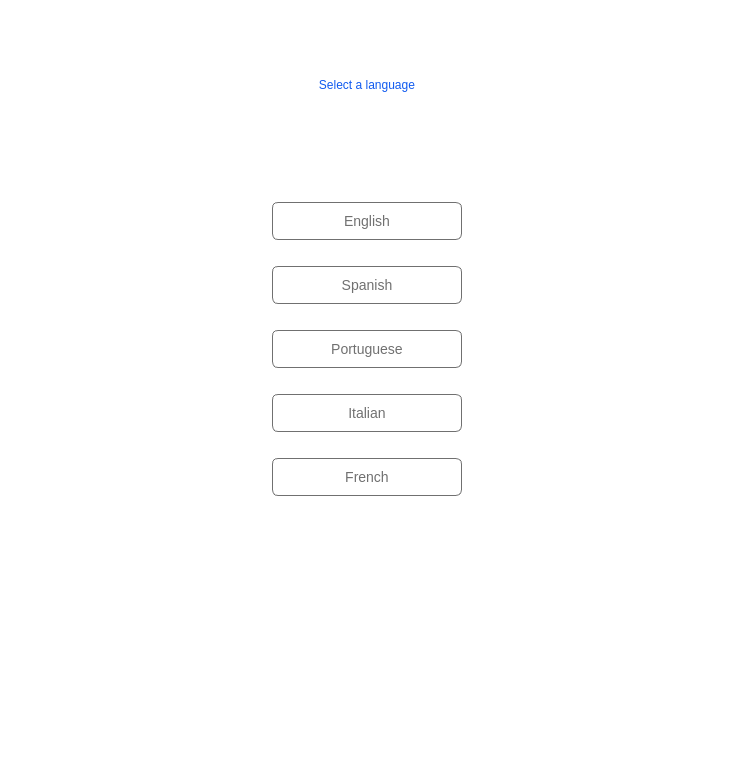
<?xml version="1.0" encoding="UTF-8"?>
<ui version="4.0">
 <class>TutorialLanguagesWidget</class>
 <widget class="QWidget" name="TutorialLanguagesWidget">
  <property name="geometry">
   <rect>
    <x>0</x>
    <y>0</y>
    <width>735</width>
    <height>759</height>
   </rect>
  </property>
  <property name="windowTitle">
   <string>Form</string>
  </property>
  <property name="styleSheet">
   <string notr="true">background-color:white;
border:none;</string>
  </property>
  <layout class="QVBoxLayout" name="verticalLayout_2" stretch="0,1,0,3,2">
   <property name="spacing">
    <number>0</number>
   </property>
   <property name="leftMargin">
    <number>0</number>
   </property>
   <property name="topMargin">
    <number>0</number>
   </property>
   <property name="rightMargin">
    <number>0</number>
   </property>
   <property name="bottomMargin">
    <number>0</number>
   </property>
   <item>
    <spacer name="verticalSpacer_2">
     <property name="orientation">
      <enum>Qt::Vertical</enum>
     </property>
     <property name="sizeType">
      <enum>QSizePolicy::Fixed</enum>
     </property>
     <property name="sizeHint" stdset="0">
      <size>
       <width>20</width>
       <height>40</height>
      </size>
     </property>
    </spacer>
   </item>
   <item alignment="Qt::AlignHCenter|Qt::AlignVCenter">
    <widget class="QLabel" name="labelTitle">
     <property name="enabled">
      <bool>true</bool>
     </property>
     <property name="sizePolicy">
      <sizepolicy hsizetype="Preferred" vsizetype="Preferred">
       <horstretch>0</horstretch>
       <verstretch>0</verstretch>
      </sizepolicy>
     </property>
     <property name="minimumSize">
      <size>
       <width>190</width>
       <height>40</height>
      </size>
     </property>
     <property name="maximumSize">
      <size>
       <width>16777215</width>
       <height>40</height>
      </size>
     </property>
     <property name="styleSheet">
      <string notr="true">color:#105aef;</string>
     </property>
     <property name="text">
      <string>Select a language</string>
     </property>
     <property name="alignment">
      <set>Qt::AlignHCenter|Qt::AlignTop</set>
     </property>
    </widget>
   </item>
   <item>
    <spacer name="verticalSpacer_3">
     <property name="orientation">
      <enum>Qt::Vertical</enum>
     </property>
     <property name="sizeType">
      <enum>QSizePolicy::Fixed</enum>
     </property>
     <property name="sizeHint" stdset="0">
      <size>
       <width>20</width>
       <height>20</height>
      </size>
     </property>
    </spacer>
   </item>
   <item>
    <layout class="QVBoxLayout" name="verticalLayout">
     <property name="spacing">
      <number>20</number>
     </property>
     <item>
      <widget class="QGroupBox" name="groupBox">
       <property name="styleSheet">
        <string notr="true">border:none;
background-color:white;</string>
       </property>
       <property name="title">
        <string/>
       </property>
       <property name="alignment">
        <set>Qt::AlignCenter</set>
       </property>
       <layout class="QVBoxLayout" name="verticalLayout_3">
        <property name="spacing">
         <number>10</number>
        </property>
        <item alignment="Qt::AlignHCenter">
         <widget class="QPushButton" name="pushButton">
          <property name="minimumSize">
           <size>
            <width>190</width>
            <height>0</height>
           </size>
          </property>
          <property name="maximumSize">
           <size>
            <width>190</width>
            <height>16777215</height>
           </size>
          </property>
          <property name="styleSheet">
           <string notr="true">QPushButton {
    border-radius: 6px;
    border:  1px solid #707070;
    background-color:#ffffff;
    color: #707070;
    font-size: 14px;
    padding:10;
    text-align:center !important;
}

QPushButton:checked {
    border:  1px solid #105aef;
    background-color:#105aef;
    color: #FFFFFF;
}

QPushButton:hover {
    border:  1px solid #bababa;
    background-color:#bababa;
    color: #FFFFFF;
}

QPushButton:unchecked {
    border:  1px solid #707070;
    background-color:#ffffff;
    color: #707070;
}

</string>
          </property>
          <property name="text">
           <string>English</string>
          </property>
          <property name="checkable">
           <bool>true</bool>
          </property>
          <property name="autoExclusive">
           <bool>true</bool>
          </property>
         </widget>
        </item>
        <item alignment="Qt::AlignHCenter">
         <widget class="QPushButton" name="pushButton">
          <property name="minimumSize">
           <size>
            <width>190</width>
            <height>0</height>
           </size>
          </property>
          <property name="maximumSize">
           <size>
            <width>190</width>
            <height>16777215</height>
           </size>
          </property>
          <property name="styleSheet">
           <string notr="true">QPushButton {
    border-radius: 6px;
    border:  1px solid #707070;
    background-color:#ffffff;
    color: #707070;
    font-size: 14px;
    padding:10;
    text-align:center !important;
}

QPushButton:checked {
    border:  1px solid #105aef;
    background-color:#105aef;
    color: #FFFFFF;
}

QPushButton:hover {
    border:  1px solid #bababa;
    background-color:#bababa;
    color: #FFFFFF;
}

QPushButton:unchecked {
    border:  1px solid #707070;
    background-color:#ffffff;
    color: #707070;
}

</string>
          </property>
          <property name="text">
           <string>Spanish</string>
          </property>
          <property name="checkable">
           <bool>true</bool>
          </property>
          <property name="autoExclusive">
           <bool>true</bool>
          </property>
         </widget>
        </item>
        <item alignment="Qt::AlignHCenter">
         <widget class="QPushButton" name="pushButton">
          <property name="minimumSize">
           <size>
            <width>190</width>
            <height>0</height>
           </size>
          </property>
          <property name="maximumSize">
           <size>
            <width>190</width>
            <height>16777215</height>
           </size>
          </property>
          <property name="styleSheet">
           <string notr="true">QPushButton {
    border-radius: 6px;
    border:  1px solid #707070;
    background-color:#ffffff;
    color: #707070;
    font-size: 14px;
    padding:10;
    text-align:center !important;
}

QPushButton:checked {
    border:  1px solid #105aef;
    background-color:#105aef;
    color: #FFFFFF;
}

QPushButton:hover {
    border:  1px solid #bababa;
    background-color:#bababa;
    color: #FFFFFF;
}

QPushButton:unchecked {
    border:  1px solid #707070;
    background-color:#ffffff;
    color: #707070;
}

</string>
          </property>
          <property name="text">
           <string>Portuguese</string>
          </property>
          <property name="checkable">
           <bool>true</bool>
          </property>
          <property name="autoExclusive">
           <bool>true</bool>
          </property>
         </widget>
        </item>
        <item alignment="Qt::AlignHCenter">
         <widget class="QPushButton" name="pushButton">
          <property name="minimumSize">
           <size>
            <width>190</width>
            <height>0</height>
           </size>
          </property>
          <property name="maximumSize">
           <size>
            <width>190</width>
            <height>16777215</height>
           </size>
          </property>
          <property name="styleSheet">
           <string notr="true">QPushButton {
    border-radius: 6px;
    border:  1px solid #707070;
    background-color:#ffffff;
    color: #707070;
    font-size: 14px;
    padding:10;
    text-align:center !important;
}

QPushButton:checked {
    border:  1px solid #105aef;
    background-color:#105aef;
    color: #FFFFFF;
}

QPushButton:hover {
    border:  1px solid #bababa;
    background-color:#bababa;
    color: #FFFFFF;
}

QPushButton:unchecked {
    border:  1px solid #707070;
    background-color:#ffffff;
    color: #707070;
}

</string>
          </property>
          <property name="text">
           <string>Italian</string>
          </property>
          <property name="checkable">
           <bool>true</bool>
          </property>
          <property name="autoExclusive">
           <bool>true</bool>
          </property>
         </widget>
        </item>
        <item alignment="Qt::AlignHCenter">
         <widget class="QPushButton" name="pushButton">
          <property name="minimumSize">
           <size>
            <width>190</width>
            <height>0</height>
           </size>
          </property>
          <property name="maximumSize">
           <size>
            <width>190</width>
            <height>16777215</height>
           </size>
          </property>
          <property name="styleSheet">
           <string notr="true">QPushButton {
    border-radius: 6px;
    border:  1px solid #707070;
    background-color:#ffffff;
    color: #707070;
    font-size: 14px;
    padding:10;
    text-align:center !important;
}

QPushButton:checked {
    border:  1px solid #105aef;
    background-color:#105aef;
    color: #FFFFFF;
}

QPushButton:hover {
    border:  1px solid #bababa;
    background-color:#bababa;
    color: #FFFFFF;
}

QPushButton:unchecked {
    border:  1px solid #707070;
    background-color:#ffffff;
    color: #707070;
}

</string>
          </property>
          <property name="text">
           <string>French</string>
          </property>
          <property name="checkable">
           <bool>true</bool>
          </property>
          <property name="autoExclusive">
           <bool>true</bool>
          </property>
         </widget>
        </item>
       </layout>
      </widget>
     </item>
    </layout>
   </item>
   <item>
    <spacer name="verticalSpacer">
     <property name="orientation">
      <enum>Qt::Vertical</enum>
     </property>
     <property name="sizeHint" stdset="0">
      <size>
       <width>20</width>
       <height>168</height>
      </size>
     </property>
    </spacer>
   </item>
  </layout>
 </widget>
 <resources/>
 <connections/>
</ui>
